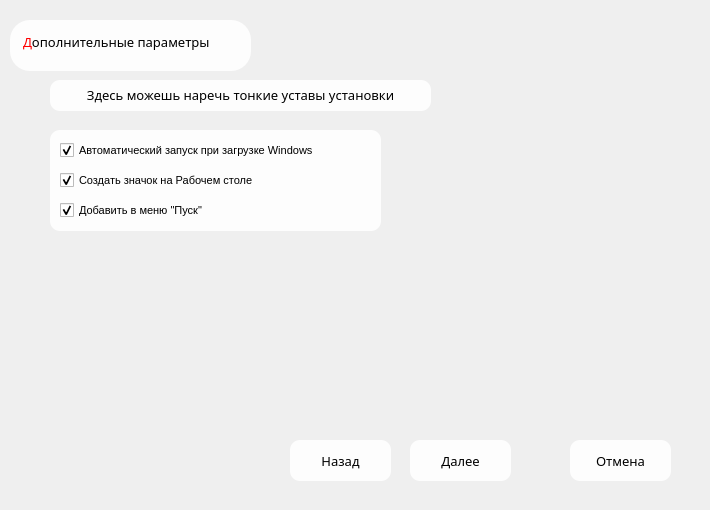
   <widget class="QWidget" name="page_5">
    <widget class="QPushButton" name="back4">
     <property name="geometry">
      <rect>
       <x>290</x>
       <y>440</y>
       <width>101</width>
       <height>41</height>
      </rect>
     </property>
     <property name="font">
      <font>
       <family>Molodo-font</family>
       <pointsize>10</pointsize>
      </font>
     </property>
     <property name="styleSheet">
      <string notr="true">QPushButton {
        background-color: rgba(255, 255, 255, 230);
        color: black;
        padding: 10px;
        border-radius: 10px;
    }
QPushButton:hover {
    background-color: rgba(230, 230, 230, 230);
}
QPushButton:pressed {
    background-color: rgba(200, 200, 200, 230);
}</string>
     </property>
     <property name="text">
      <string>Назад</string>
     </property>
    </widget>
    <widget class="QPushButton" name="continue5">
     <property name="geometry">
      <rect>
       <x>410</x>
       <y>440</y>
       <width>101</width>
       <height>41</height>
      </rect>
     </property>
     <property name="font">
      <font>
       <family>Molodo-font</family>
       <pointsize>10</pointsize>
      </font>
     </property>
     <property name="styleSheet">
      <string notr="true">QPushButton {
        background-color: rgba(255, 255, 255, 230);
        color: black;
        padding: 10px;
        border-radius: 10px;
    }
QPushButton:hover {
    background-color: rgba(230, 230, 230, 230);
}
QPushButton:pressed {
    background-color: rgba(200, 200, 200, 230);
}</string>
     </property>
     <property name="text">
      <string>Далее</string>
     </property>
    </widget>
    <widget class="QPushButton" name="cancle5">
     <property name="geometry">
      <rect>
       <x>570</x>
       <y>440</y>
       <width>101</width>
       <height>41</height>
      </rect>
     </property>
     <property name="font">
      <font>
       <family>Molodo-font</family>
       <pointsize>10</pointsize>
      </font>
     </property>
     <property name="styleSheet">
      <string notr="true">QPushButton {
        background-color: rgba(255, 255, 255, 230);
        color: black;
        padding: 10px;
        border-radius: 10px;
    }
QPushButton:hover {
    background-color: rgba(230, 230, 230, 230);
}
QPushButton:pressed {
    background-color: rgba(200, 200, 200, 230);
}</string>
     </property>
     <property name="text">
      <string>Отмена</string>
     </property>
    </widget>
    <widget class="QLabel" name="background5">
     <property name="geometry">
      <rect>
       <x>0</x>
       <y>0</y>
       <width>701</width>
       <height>501</height>
      </rect>
     </property>
     <property name="minimumSize">
      <size>
       <width>0</width>
       <height>0</height>
      </size>
     </property>
     <property name="maximumSize">
      <size>
       <width>16777215</width>
       <height>16777215</height>
      </size>
     </property>
     <property name="text">
      <string/>
     </property>
    </widget>
    <widget class="QLabel" name="main_text_8">
     <property name="geometry">
      <rect>
       <x>10</x>
       <y>20</y>
       <width>241</width>
       <height>51</height>
      </rect>
     </property>
     <property name="font">
      <font>
       <family>Monomakh Unicode</family>
       <pointsize>10</pointsize>
       <strikeout>false</strikeout>
      </font>
     </property>
     <property name="styleSheet">
      <string notr="true">QLabel {
        background-color: rgba(255, 255, 255, 230);
        color: black;
        padding: 10px;
        border-radius: 20px;
    }</string>
     </property>
     <property name="text">
      <string>&lt;html&gt;&lt;head/&gt;&lt;body&gt;&lt;p&gt;&lt;span style=&quot; color:#ff0000;&quot;&gt;Д&lt;/span&gt;&lt;span style=&quot; color:#000000;&quot;&gt;ополнительные параметры&lt;/span&gt;&lt;/p&gt;&lt;/body&gt;&lt;/html&gt;</string>
     </property>
     <property name="alignment">
      <set>Qt::AlignLeading|Qt::AlignLeft|Qt::AlignTop</set>
     </property>
     <property name="wordWrap">
      <bool>true</bool>
     </property>
    </widget>
    <widget class="QLabel" name="icon5">
     <property name="geometry">
      <rect>
       <x>600</x>
       <y>20</y>
       <width>91</width>
       <height>91</height>
      </rect>
     </property>
     <property name="text">
      <string/>
     </property>
    </widget>
    <widget class="QLabel" name="main_text_9">
     <property name="geometry">
      <rect>
       <x>50</x>
       <y>80</y>
       <width>381</width>
       <height>31</height>
      </rect>
     </property>
     <property name="font">
      <font>
       <family>Monomakh Unicode</family>
       <pointsize>8</pointsize>
       <strikeout>false</strikeout>
      </font>
     </property>
     <property name="styleSheet">
      <string notr="true">QLabel {
        background-color: rgba(255, 255, 255, 230);
        color: black;
        border-radius: 10px;
    }</string>
     </property>
     <property name="text">
      <string>&lt;html&gt;&lt;head/&gt;&lt;body&gt;&lt;p&gt;&lt;span style=&quot; font-size:10pt;&quot;&gt;Здесь можешь наречь тонкие уставы установки&lt;/span&gt;&lt;/p&gt;&lt;/body&gt;&lt;/html&gt;</string>
     </property>
     <property name="alignment">
      <set>Qt::AlignCenter</set>
     </property>
     <property name="wordWrap">
      <bool>true</bool>
     </property>
    </widget>
    <widget class="QCheckBox" name="checkBox_auto">
     <property name="geometry">
      <rect>
       <x>60</x>
       <y>140</y>
       <width>371</width>
       <height>20</height>
      </rect>
     </property>
     <property name="font">
      <font>
       <pointsize>8</pointsize>
      </font>
     </property>
     <property name="text">
      <string>Автоматический запуск при загрузке Windows</string>
     </property>
     <property name="checked">
      <bool>true</bool>
     </property>
    </widget>
    <widget class="QCheckBox" name="checkBox_table">
     <property name="enabled">
      <bool>true</bool>
     </property>
     <property name="geometry">
      <rect>
       <x>60</x>
       <y>170</y>
       <width>371</width>
       <height>20</height>
      </rect>
     </property>
     <property name="font">
      <font>
       <pointsize>8</pointsize>
      </font>
     </property>
     <property name="text">
      <string>Создать значок на Рабочем столе</string>
     </property>
     <property name="checked">
      <bool>true</bool>
     </property>
    </widget>
    <widget class="QCheckBox" name="checkBox_pusk">
     <property name="enabled">
      <bool>true</bool>
     </property>
     <property name="geometry">
      <rect>
       <x>60</x>
       <y>200</y>
       <width>371</width>
       <height>20</height>
      </rect>
     </property>
     <property name="font">
      <font>
       <pointsize>8</pointsize>
      </font>
     </property>
     <property name="text">
      <string>Добавить в меню &quot;Пуск&quot;</string>
     </property>
     <property name="checked">
      <bool>true</bool>
     </property>
    </widget>
    <widget class="QLabel" name="back_accept_2">
     <property name="geometry">
      <rect>
       <x>50</x>
       <y>130</y>
       <width>331</width>
       <height>101</height>
      </rect>
     </property>
     <property name="styleSheet">
      <string notr="true">QLabel {
        background-color: rgba(255, 255, 255, 230);
        color: black;
        padding: 10px;
        border-radius: 10px;
    }</string>
     </property>
     <property name="text">
      <string/>
     </property>
    </widget>
    <zorder>background5</zorder>
    <zorder>back_accept_2</zorder>
    <zorder>back4</zorder>
    <zorder>continue5</zorder>
    <zorder>cancle5</zorder>
    <zorder>main_text_8</zorder>
    <zorder>icon5</zorder>
    <zorder>main_text_9</zorder>
    <zorder>checkBox_auto</zorder>
    <zorder>checkBox_table</zorder>
    <zorder>checkBox_pusk</zorder>
   </widget>
